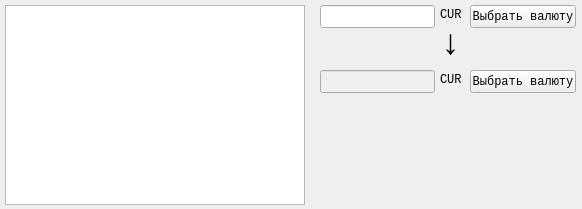
<?xml version="1.0" encoding="UTF-8"?>
<ui version="4.0">
 <class>MainWindow</class>
 <widget class="QMainWindow" name="MainWindow">
  <property name="geometry">
   <rect>
    <x>0</x>
    <y>0</y>
    <width>582</width>
    <height>209</height>
   </rect>
  </property>
  <property name="font">
   <font>
    <family>Courier New</family>
    <pointsize>9</pointsize>
   </font>
  </property>
  <property name="windowTitle">
   <string>UtApp - валюта</string>
  </property>
  <widget class="QWidget" name="centralwidget">
   <widget class="PlotWidget" name="graphicsView">
    <property name="geometry">
     <rect>
      <x>5</x>
      <y>5</y>
      <width>300</width>
      <height>200</height>
     </rect>
    </property>
   </widget>
   <widget class="QLineEdit" name="first_cur_edit">
    <property name="geometry">
     <rect>
      <x>320</x>
      <y>5</y>
      <width>115</width>
      <height>23</height>
     </rect>
    </property>
    <property name="font">
     <font>
      <family>Courier New</family>
      <pointsize>9</pointsize>
     </font>
    </property>
   </widget>
   <widget class="QLineEdit" name="second_cur_edit">
    <property name="enabled">
     <bool>false</bool>
    </property>
    <property name="geometry">
     <rect>
      <x>320</x>
      <y>70</y>
      <width>115</width>
      <height>23</height>
     </rect>
    </property>
   </widget>
   <widget class="QLabel" name="label">
    <property name="geometry">
     <rect>
      <x>440</x>
      <y>7</y>
      <width>21</width>
      <height>15</height>
     </rect>
    </property>
    <property name="font">
     <font>
      <family>Courier New</family>
      <pointsize>9</pointsize>
     </font>
    </property>
    <property name="text">
     <string>CUR</string>
    </property>
   </widget>
   <widget class="QLabel" name="label_2">
    <property name="geometry">
     <rect>
      <x>440</x>
      <y>72</y>
      <width>21</width>
      <height>15</height>
     </rect>
    </property>
    <property name="font">
     <font>
      <family>Courier New</family>
      <pointsize>9</pointsize>
     </font>
    </property>
    <property name="text">
     <string>CUR</string>
    </property>
   </widget>
   <widget class="QPushButton" name="choose_cur_first_button">
    <property name="geometry">
     <rect>
      <x>470</x>
      <y>5</y>
      <width>106</width>
      <height>23</height>
     </rect>
    </property>
    <property name="font">
     <font>
      <family>Courier New</family>
      <pointsize>9</pointsize>
     </font>
    </property>
    <property name="text">
     <string>Выбрать валюту</string>
    </property>
   </widget>
   <widget class="QPushButton" name="choose_cur_second_button">
    <property name="geometry">
     <rect>
      <x>470</x>
      <y>70</y>
      <width>106</width>
      <height>23</height>
     </rect>
    </property>
    <property name="font">
     <font>
      <family>Courier New</family>
      <pointsize>9</pointsize>
     </font>
    </property>
    <property name="text">
     <string>Выбрать валюту</string>
    </property>
   </widget>
   <widget class="QLabel" name="label_3">
    <property name="geometry">
     <rect>
      <x>440</x>
      <y>25</y>
      <width>21</width>
      <height>39</height>
     </rect>
    </property>
    <property name="font">
     <font>
      <family>Courier New</family>
      <pointsize>26</pointsize>
      <weight>50</weight>
      <bold>false</bold>
     </font>
    </property>
    <property name="text">
     <string>↓</string>
    </property>
   </widget>
  </widget>
 </widget>
 <customwidgets>
  <customwidget>
   <class>PlotWidget</class>
   <extends>QGraphicsView</extends>
   <header>pyqtgraph</header>
  </customwidget>
 </customwidgets>
 <resources/>
 <connections/>
</ui>
